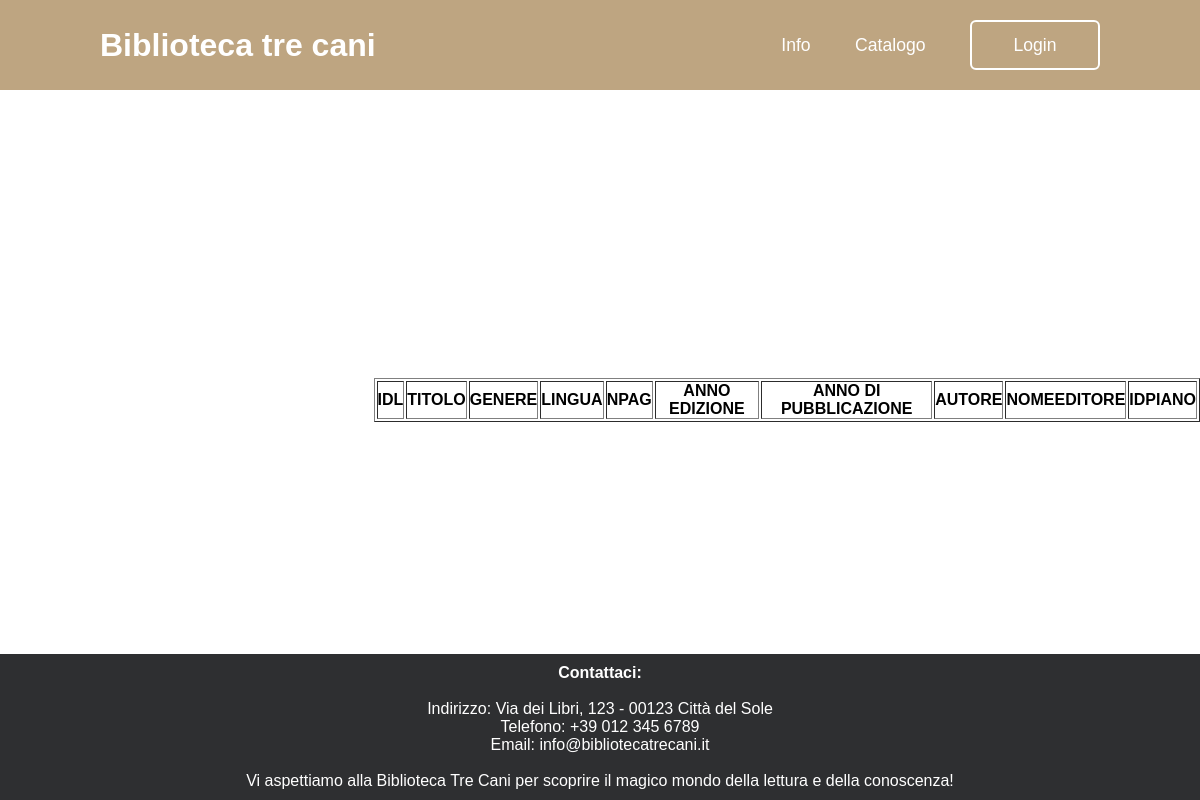
The page /catalogo on the database as committed earlier.
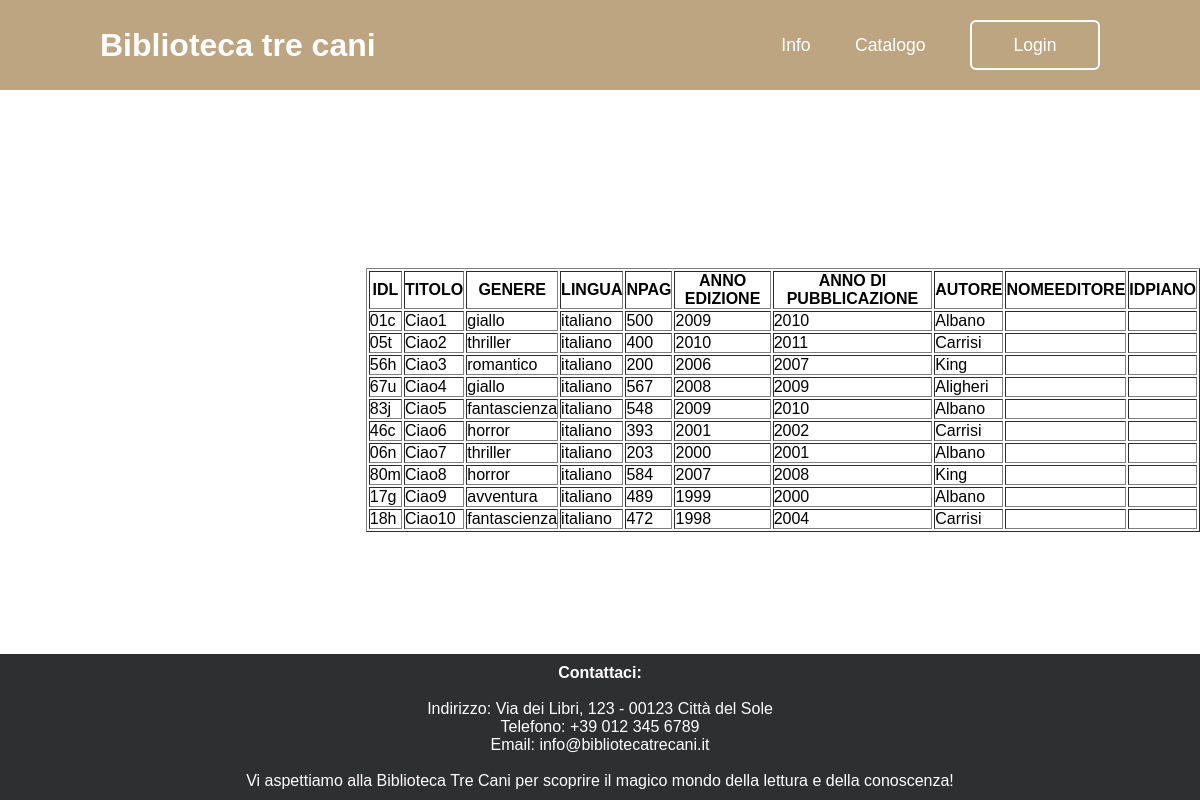
The same page on the database as committed later.
### tables this page shows
CREATE TABLE LIRBO(
    IDL char(5),
    titolo char(50),
    genere char(20),
    lingua char(15),
    n_pag int,
    anno_edizione int,
    anno_pubblicazione int, 
    CFA char(5),
    NomeEditore char(40),
    Idpiano char(5), 
    
    Primary Key (IDL),
    
    Foreign Key (CFA) REFERENCES AUTORE(CFA),
    Foreign Key (NomeEditore) REFERENCES EDITORE(Nome),
    Foreign Key (Idpiano) REFERENCES PIANO(Idpiano)
);

CREATE TABLE AUTORE(
    CFA char(5),
    cognome char(20),
    data_nascita char(10),
    
    Primary key (CFA)
);

### main.py (the view)
@app.route('/catalogo')
def catalogo():
    connection = sqlite3.connect('database.db')
    connection.row_factory = sqlite3.Row
    query = 'SELECT IDL, titolo, lingua, genere, anno_pubblicazione, anno_edizione, cognome, n_pag FROM LIRBO INNER JOIN AUTORE ON LIRBO.CFA = AUTORE.CFA'
    result = connection.execute(query).fetchall()
    return render_template('catalogo.html', result=result)

### templates/catalogo.html (shortened to what this page needs)
{% extends "template.html" %}
{% block content %}
    <div>
        <table border="1">
            <thead>
                <tr>
                    <th>IDL</th>
                    <th>TITOLO</th>
                    <th>GENERE</th>
                    <th>LINGUA</th>
                    <th>NPAG</th>
                    <th>ANNO EDIZIONE</th>
                    <th>ANNO DI PUBBLICAZIONE</th>
                    <th>AUTORE</th>
                    <th>NOMEEDITORE</th>
                    <th>IDPIANO</th>
                </tr>
            </thead>
            <tbody>
                {% for result in result %}
                <tr>
                    <td>{{ result['IDL'] }}</td>
                    <td>{{ result['titolo'] }}</td>
                    <td>{{ result['genere'] }}</td>
                    <td>{{ result['lingua'] }}</td>
                    <td>{{ result['n_pag'] }}</td>
                    <td>{{ result['anno_edizione'] }}</td>
                    <td>{{ result['anno_pubblicazione'] }}</td>
                    <td>{{ result['cognome'] }}</td>
                    <td>{{ result['NomeEditore'] }}</td>
                    <td>{{ result['Idpiano'] }}</td>
                </tr>
                {% endfor %}
            </tbody>
        </table>
{% endblock %}

### templates/template.html (shortened to what this page needs)
<!DOCTYPE html>
<html lang="it">
<head>
    <link rel="stylesheet" href="../static/style.css">
</head>
<body>
    <header>
        <h2 class="logo">Biblioteca tre cani</h2>
        <nav class="navigation">
            <a href="/info">Info</a>
            <a href="/catalogo">Catalogo</a>
            {% if session.connesso %}
                <button class="btnlogout-popup" onclick="location.href='/logout'">Logout</button>
            {% else %}
                <button class="btnlogin-popup">Login</button>
            {% endif %}
        </nav>
    </header>
    <main>
        {% block content %}
        {% endblock %}
    </main>
    <br>
    <footer>
        <p style="font-weight: bold;">Contattaci:</p>
        <br>
        <p>Indirizzo: Via dei Libri, 123 - 00123 Città del Sole<br>
        Telefono: +39 012 345 6789<br>
        Email: info@bibliotecatrecani.it</p>
        <br>
        <p>Vi aspettiamo alla Biblioteca Tre Cani per scoprire il magico mondo della lettura e della conoscenza!</p>
    </footer>
</body>
</html>

### static/style.css (style rules this page uses)
* { margin: 0; padding: 0; box-sizing: border-box; font-family: 'Poppins', sans-serif; }
body { display: flex; justify-content: center; align-items: center; min-height: 100vh; background-size: cover; background-position: center; }
header { position: fixed; top: 0; left: 0; width: 100%; padding: 20px 100px; background: #BEA581; display: flex; justify-content: space-between; align-items: center; z-index: 99; }
.logo { font-size: 2em; color: white; user-select: none; }
.navigation a { position: relative; font-size: 1.1em; color: white; text-decoration: none; font-weight: 500; margin-left: 40px; }
.navigation a::after { content: ''; position: absolute; left: 0; bottom: -6px; width: 100%; height: 3px; background: white; border-radius: 5px; transform: scaleX(0); transform-origin: right; transition: transform .5s; }
.navigation .btnlogin-popup { width: 130px; height: 50px; background: transparent; border: 2px solid white; outline: none; border-radius: 6px; cursor: pointer; font-size: 1.1em; color: white; font-weight: 500; margin-left: 40px; transition: .5s; }
footer { background-color: #2e2f31; color: white; text-align: center; padding: 10px; position: fixed; bottom: 0; width: 100%; }

Rows that differ between the two databases and show on the page:
added LIRBO: IDL "01c", titolo "Ciao1", genere "giallo", lingua "italiano", n_pag "500", anno_edizione "2009", anno_pubblicazione "2010", cognome "Albano"
added LIRBO: IDL "05t", titolo "Ciao2", genere "thriller", lingua "italiano", n_pag "400", anno_edizione "2010", anno_pubblicazione "2011", cognome "Carrisi"
added LIRBO: IDL "56h", titolo "Ciao3", genere "romantico", lingua "italiano", n_pag "200", anno_edizione "2006", anno_pubblicazione "2007", cognome "King"
added LIRBO: IDL "67u", titolo "Ciao4", genere "giallo", lingua "italiano", n_pag "567", anno_edizione "2008", anno_pubblicazione "2009", cognome "Aligheri"
added LIRBO: IDL "83j", titolo "Ciao5", genere "fantascienza", lingua "italiano", n_pag "548", anno_edizione "2009", anno_pubblicazione "2010", cognome "Albano"
added LIRBO: IDL "46c", titolo "Ciao6", genere "horror", lingua "italiano", n_pag "393", anno_edizione "2001", anno_pubblicazione "2002", cognome "Carrisi"
added LIRBO: IDL "06n", titolo "Ciao7", genere "thriller", lingua "italiano", n_pag "203", anno_edizione "2000", anno_pubblicazione "2001", cognome "Albano"
added LIRBO: IDL "80m", titolo "Ciao8", genere "horror", lingua "italiano", n_pag "584", anno_edizione "2007", anno_pubblicazione "2008", cognome "King"
added LIRBO: IDL "17g", titolo "Ciao9", genere "avventura", lingua "italiano", n_pag "489", anno_edizione "1999", anno_pubblicazione "2000", cognome "Albano"
added LIRBO: IDL "18h", titolo "Ciao10", genere "fantascienza", lingua "italiano", n_pag "472", anno_edizione "1998", anno_pubblicazione "2004", cognome "Carrisi"
